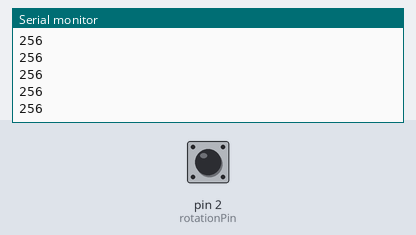
Recording of a sketch running on a simulated Arduino Uno, built with avr-gcc and run on an emulated ATmega328P. Parts: the last lines printed to the serial monitor. The test bench sets the inputs (shaded band); at power-on: pin 2 (rotationPin) HIGH.

Above: at 1.2 s.
1.3 s: pin 2 (rotationPin) pulled LOW for 0.15 s
2.9 s: pin 2 (rotationPin) pulled LOW for 1 s
At 5.04 s:
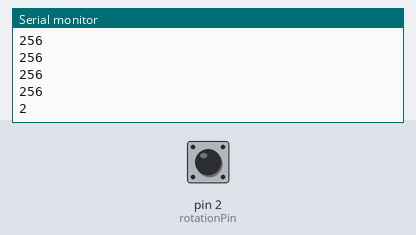
5.4 s: pin 2 (rotationPin) pulled LOW for 0.15 s
At 5.44 s:
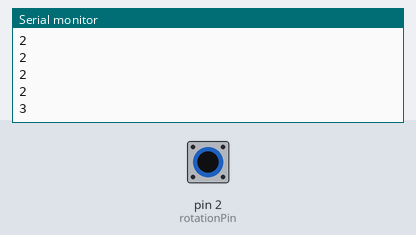
Timing chart, 0 to 8.4 s (numbered marks = the images above; inputs shaded):
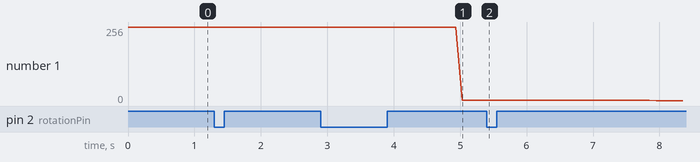

The sketch:

game.ino
```cpp
#define D2 2

const int rotationPin = D2;
int buttonState;
int lastButtonState;
const unsigned long timeWindow = 5 * 1000;

const int maxPresses = 256;
unsigned long rotationTimes[maxPresses];
int pressIndex = 0;

void setup() {
  pinMode(rotationPin, INPUT_PULLUP);
  Serial.begin(9600);
  lastButtonState = digitalRead(rotationPin);
}

void loop() {
  int currentState = digitalRead(rotationPin);

  if (currentState != buttonState) {
    buttonState = currentState;
    if (buttonState == LOW) {
      rotationTimes[pressIndex] = millis();
      pressIndex = (pressIndex + 1) % maxPresses;
    }
  }

  unsigned long currentTime = millis();
  int validPressCount = 0;
  for (int i = 0; i < maxPresses; i++) {
    if ((currentTime - rotationTimes[i]) <= timeWindow) {
      validPressCount++;
    }
  }
  Serial.println(validPressCount);
  lastButtonState = currentState;
  delay(100);
}
```

Measured:
- after the input at 2.9 s, the serial monitor: prints a new line after 2.1 s (image 1)
- after the input at 5.4 s, the serial monitor: prints a new line at once (image 2)
- plotted number 1: 256 → 2 after the input at 2.9 s
